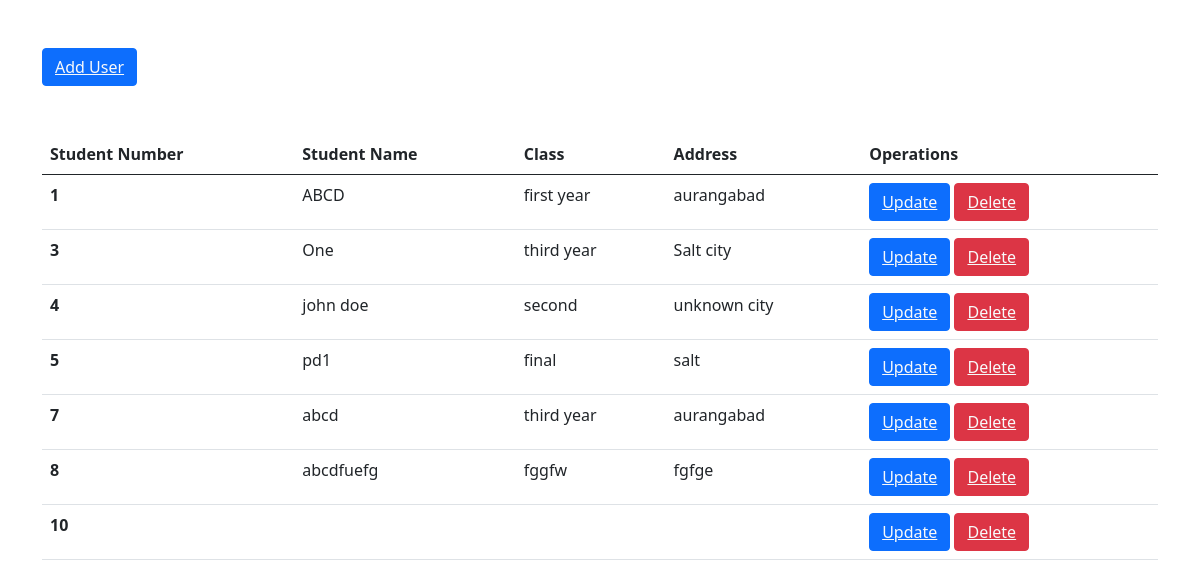
Screenshot of /display.php with the database file from the repository.
### tables this page shows
CREATE TABLE `bsc` (
  `rollno` int(11) NOT NULL,
  `name` varchar(50) NOT NULL,
  `class` varchar(10) NOT NULL,
  `address` varchar(100) NOT NULL
);

### display.php (the view, shortened to what this page needs)
<?php
  include 'connect.php';
?>
<!DOCTYPE html>
<html lang="en">
<head>
    <link rel="stylesheet" href="https://cdn.jsdelivr.net/npm/bootstrap@5.0.0/dist/css/bootstrap.min.css">
</head>
<body>
    <div class="container">
        <button class="btn btn-primary my-5">
            <a href="user.php" class="text-light">Add User</a>
        </button>
        <table class="table">
  <thead>
    <tr>
      <th>Student Number</th>
      <th>Student Name</th>
      <th>Class</th>
      <th>Address</th>
      <th>Operations</th>
    </tr>
  </thead>
  <tbody>
    <?php
    $sql = "select * from `bsc`";
    $result = mysqli_query($conn, $sql);
    if($result){
      while($row = mysqli_fetch_assoc($result)){
        $rollno = $row['rollno'];
        $name = $row['name'];
        $class = $row['class'];
        $address = $row['address'];
        echo '<tr>
        <th scope="row">'.$rollno.'</th>
        <td>'.$name.'</td>
        <td>'.$class.'</td>
        <td>'.$address.'</td>
        <td>
        <button class="btn btn-primary"><a href="update.php?updaterno='.$rollno.'" class="text-light">Update</a></button>
        <button class="btn btn-danger"><a href="delete.php?deleterno='.$rollno.'" class="text-light">Delete</a></button>
    </td>
      </tr>';
      }
    }
    ?>
  </tbody>
</table>
    </div>
</body>
</html>

### rows the page displays
bsc: rollno "1", name "ABCD", class "first year", address "aurangabad"
bsc: rollno "3", name "One", class "third year", address "Salt city"
bsc: rollno "4", name "john doe", class "second", address "unknown city"
bsc: rollno "5", name "pd1", class "final", address "salt"
bsc: rollno "7", name "abcd", class "third year", address "aurangabad"
bsc: rollno "8", name "abcdfuefg", class "fggfw", address "fgfge"
bsc: rollno "10"
